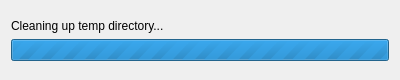
<?xml version="1.0" encoding="UTF-8"?>
<ui version="4.0">
 <class>CleanupDialog</class>
 <widget class="QDialog" name="CleanupDialog">
  <property name="geometry">
   <rect>
    <x>0</x>
    <y>0</y>
    <width>400</width>
    <height>80</height>
   </rect>
  </property>
  <property name="minimumSize">
   <size>
    <width>400</width>
    <height>80</height>
   </size>
  </property>
  <property name="maximumSize">
   <size>
    <width>400</width>
    <height>80</height>
   </size>
  </property>
  <property name="windowTitle">
   <string>Cleaning up</string>
  </property>
  <property name="modal">
   <bool>true</bool>
  </property>
  <layout class="QVBoxLayout" name="verticalLayout">
   <item>
    <spacer name="verticalSpacer_2">
     <property name="orientation">
      <enum>Qt::Vertical</enum>
     </property>
     <property name="sizeHint" stdset="0">
      <size>
       <width>20</width>
       <height>40</height>
      </size>
     </property>
    </spacer>
   </item>
   <item>
    <widget class="QLabel" name="label">
     <property name="text">
      <string>Cleaning up temp directory...</string>
     </property>
    </widget>
   </item>
   <item>
    <widget class="QProgressBar" name="progressBar">
     <property name="maximum">
      <number>0</number>
     </property>
     <property name="value">
      <number>0</number>
     </property>
     <property name="textVisible">
      <bool>false</bool>
     </property>
    </widget>
   </item>
   <item>
    <spacer name="verticalSpacer">
     <property name="orientation">
      <enum>Qt::Vertical</enum>
     </property>
     <property name="sizeHint" stdset="0">
      <size>
       <width>20</width>
       <height>40</height>
      </size>
     </property>
    </spacer>
   </item>
  </layout>
 </widget>
 <layoutdefault spacing="6" margin="11"/>
 <resources/>
 <connections/>
</ui>
